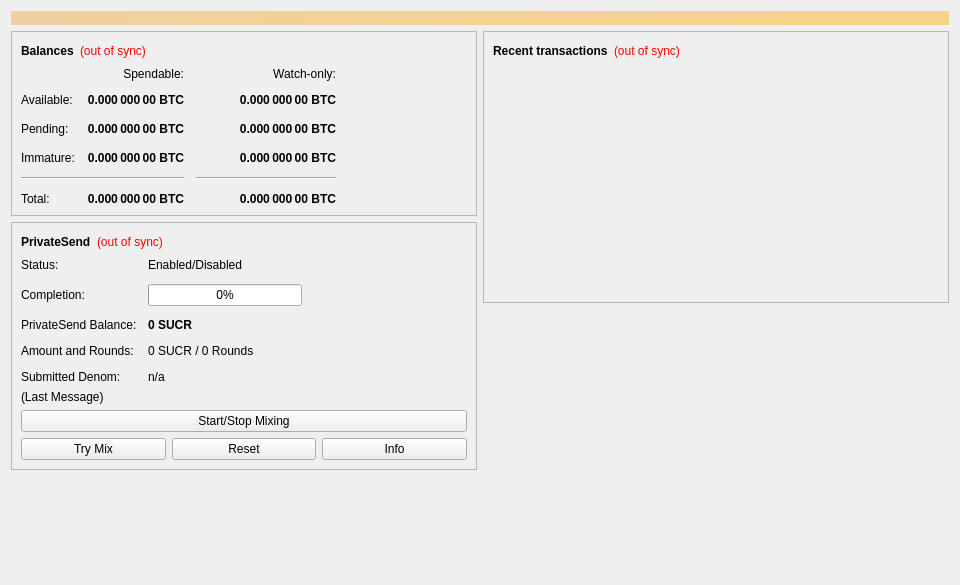
<?xml version="1.0" encoding="UTF-8"?>
<ui version="4.0">
 <class>OverviewPage</class>
 <widget class="QWidget" name="OverviewPage">
  <property name="geometry">
   <rect>
    <x>0</x>
    <y>0</y>
    <width>960</width>
    <height>585</height>
   </rect>
  </property>
  <property name="minimumSize">
   <size>
    <width>960</width>
    <height>0</height>
   </size>
  </property>
  <property name="windowTitle">
   <string>Form</string>
  </property>
  <layout class="QVBoxLayout" name="topLayout">
   <item>
    <widget class="QLabel" name="labelAlerts">
     <property name="visible">
      <bool>false</bool>
     </property>
     <property name="styleSheet">
      <string notr="true">QLabel { background-color: qlineargradient(x1: 0, y1: 0, x2: 1, y2: 0, stop:0 #F0D0A0, stop:1 #F8D488); color:#000000; }</string>
     </property>
     <property name="wordWrap">
      <bool>true</bool>
     </property>
     <property name="margin">
      <number>3</number>
     </property>
     <property name="textInteractionFlags">
      <set>Qt::TextSelectableByMouse</set>
     </property>
    </widget>
   </item>
   <item>
    <layout class="QHBoxLayout" name="horizontalLayout" stretch="1,1">
     <item>
      <layout class="QVBoxLayout" name="verticalLayout_2">
       <item>
        <widget class="QFrame" name="frame">
         <property name="frameShape">
          <enum>QFrame::StyledPanel</enum>
         </property>
         <property name="frameShadow">
          <enum>QFrame::Raised</enum>
         </property>
         <layout class="QVBoxLayout" name="verticalLayout_4">
          <item>
           <layout class="QHBoxLayout" name="horizontalLayout_4">
            <item>
             <widget class="QLabel" name="label_5">
              <property name="font">
               <font>
                <weight>75</weight>
                <bold>true</bold>
               </font>
              </property>
              <property name="text">
               <string>Balances</string>
              </property>
             </widget>
            </item>
            <item>
             <widget class="QLabel" name="labelWalletStatus">
              <property name="toolTip">
               <string>The displayed information may be out of date. Your wallet automatically synchronizes with the Sucr network after a connection is established, but this process has not completed yet.</string>
              </property>
              <property name="styleSheet">
               <string notr="true">QLabel { color: red; }</string>
              </property>
              <property name="text">
               <string notr="true">(out of sync)</string>
              </property>
              <property name="alignment">
               <set>Qt::AlignLeading|Qt::AlignLeft|Qt::AlignVCenter</set>
              </property>
             </widget>
            </item>
            <item>
             <spacer name="horizontalSpacer_3">
              <property name="orientation">
               <enum>Qt::Horizontal</enum>
              </property>
              <property name="sizeHint" stdset="0">
               <size>
                <width>40</width>
                <height>20</height>
               </size>
              </property>
             </spacer>
            </item>
           </layout>
          </item>
          <item>
           <layout class="QGridLayout" name="gridLayout">
            <property name="spacing">
             <number>12</number>
            </property>
            <item row="2" column="2">
             <widget class="QLabel" name="labelWatchPending">
              <property name="font">
               <font>
                <weight>75</weight>
                <bold>true</bold>
               </font>
              </property>
              <property name="cursor">
               <cursorShape>IBeamCursor</cursorShape>
              </property>
              <property name="toolTip">
               <string>Unconfirmed transactions to watch-only addresses</string>
              </property>
              <property name="text">
               <string notr="true">0.000 000 00 BTC</string>
              </property>
              <property name="alignment">
               <set>Qt::AlignRight|Qt::AlignTrailing|Qt::AlignVCenter</set>
              </property>
              <property name="textInteractionFlags">
               <set>Qt::LinksAccessibleByMouse|Qt::TextSelectableByKeyboard|Qt::TextSelectableByMouse</set>
              </property>
             </widget>
            </item>
            <item row="2" column="1">
             <widget class="QLabel" name="labelUnconfirmed">
              <property name="font">
               <font>
                <weight>75</weight>
                <bold>true</bold>
               </font>
              </property>
              <property name="cursor">
               <cursorShape>IBeamCursor</cursorShape>
              </property>
              <property name="toolTip">
               <string>Total of transactions that have yet to be confirmed, and do not yet count toward the spendable balance</string>
              </property>
              <property name="text">
               <string notr="true">0.000 000 00 BTC</string>
              </property>
              <property name="alignment">
               <set>Qt::AlignRight|Qt::AlignTrailing|Qt::AlignVCenter</set>
              </property>
              <property name="textInteractionFlags">
               <set>Qt::LinksAccessibleByMouse|Qt::TextSelectableByKeyboard|Qt::TextSelectableByMouse</set>
              </property>
             </widget>
            </item>
            <item row="3" column="2">
             <widget class="QLabel" name="labelWatchImmature">
              <property name="font">
               <font>
                <weight>75</weight>
                <bold>true</bold>
               </font>
              </property>
              <property name="cursor">
               <cursorShape>IBeamCursor</cursorShape>
              </property>
              <property name="toolTip">
               <string>Mined balance in watch-only addresses that has not yet matured</string>
              </property>
              <property name="text">
               <string notr="true">0.000 000 00 BTC</string>
              </property>
              <property name="alignment">
               <set>Qt::AlignRight|Qt::AlignTrailing|Qt::AlignVCenter</set>
              </property>
              <property name="textInteractionFlags">
               <set>Qt::LinksAccessibleByMouse|Qt::TextSelectableByKeyboard|Qt::TextSelectableByMouse</set>
              </property>
             </widget>
            </item>
            <item row="4" column="0" colspan="2">
             <widget class="Line" name="lineSpendableBalance">
              <property name="orientation">
               <enum>Qt::Horizontal</enum>
              </property>
             </widget>
            </item>
            <item row="4" column="2">
             <widget class="Line" name="lineWatchBalance">
              <property name="sizePolicy">
               <sizepolicy hsizetype="Preferred" vsizetype="Fixed">
                <horstretch>0</horstretch>
                <verstretch>0</verstretch>
               </sizepolicy>
              </property>
              <property name="minimumSize">
               <size>
                <width>140</width>
                <height>0</height>
               </size>
              </property>
              <property name="orientation">
               <enum>Qt::Horizontal</enum>
              </property>
             </widget>
            </item>
            <item row="5" column="0">
             <widget class="QLabel" name="labelTotalText">
              <property name="text">
               <string>Total:</string>
              </property>
             </widget>
            </item>
            <item row="3" column="1">
             <widget class="QLabel" name="labelImmature">
              <property name="font">
               <font>
                <weight>75</weight>
                <bold>true</bold>
               </font>
              </property>
              <property name="cursor">
               <cursorShape>IBeamCursor</cursorShape>
              </property>
              <property name="toolTip">
               <string>Mined balance that has not yet matured</string>
              </property>
              <property name="text">
               <string notr="true">0.000 000 00 BTC</string>
              </property>
              <property name="alignment">
               <set>Qt::AlignRight|Qt::AlignTrailing|Qt::AlignVCenter</set>
              </property>
              <property name="textInteractionFlags">
               <set>Qt::LinksAccessibleByMouse|Qt::TextSelectableByKeyboard|Qt::TextSelectableByMouse</set>
              </property>
             </widget>
            </item>
            <item row="2" column="3">
             <spacer name="horizontalSpacer_2">
              <property name="orientation">
               <enum>Qt::Horizontal</enum>
              </property>
              <property name="sizeHint" stdset="0">
               <size>
                <width>40</width>
                <height>20</height>
               </size>
              </property>
             </spacer>
            </item>
            <item row="3" column="0">
             <widget class="QLabel" name="labelImmatureText">
              <property name="text">
               <string>Immature:</string>
              </property>
             </widget>
            </item>
            <item row="5" column="1">
             <widget class="QLabel" name="labelTotal">
              <property name="font">
               <font>
                <weight>75</weight>
                <bold>true</bold>
               </font>
              </property>
              <property name="cursor">
               <cursorShape>IBeamCursor</cursorShape>
              </property>
              <property name="toolTip">
               <string>Your current total balance</string>
              </property>
              <property name="text">
               <string notr="true">0.000 000 00 BTC</string>
              </property>
              <property name="alignment">
               <set>Qt::AlignRight|Qt::AlignTrailing|Qt::AlignVCenter</set>
              </property>
              <property name="textInteractionFlags">
               <set>Qt::LinksAccessibleByMouse|Qt::TextSelectableByKeyboard|Qt::TextSelectableByMouse</set>
              </property>
             </widget>
            </item>
            <item row="5" column="2">
             <widget class="QLabel" name="labelWatchTotal">
              <property name="font">
               <font>
                <weight>75</weight>
                <bold>true</bold>
               </font>
              </property>
              <property name="cursor">
               <cursorShape>IBeamCursor</cursorShape>
              </property>
              <property name="toolTip">
               <string>Current total balance in watch-only addresses</string>
              </property>
              <property name="text">
               <string notr="true">0.000 000 00 BTC</string>
              </property>
              <property name="alignment">
               <set>Qt::AlignRight|Qt::AlignTrailing|Qt::AlignVCenter</set>
              </property>
              <property name="textInteractionFlags">
               <set>Qt::LinksAccessibleByMouse|Qt::TextSelectableByKeyboard|Qt::TextSelectableByMouse</set>
              </property>
             </widget>
            </item>
            <item row="0" column="2">
             <widget class="QLabel" name="labelWatchonly">
              <property name="text">
               <string>Watch-only:</string>
              </property>
              <property name="alignment">
               <set>Qt::AlignRight|Qt::AlignTrailing|Qt::AlignVCenter</set>
              </property>
             </widget>
            </item>
            <item row="1" column="0">
             <widget class="QLabel" name="labelBalanceText">
              <property name="text">
               <string>Available:</string>
              </property>
             </widget>
            </item>
            <item row="1" column="1">
             <widget class="QLabel" name="labelBalance">
              <property name="font">
               <font>
                <weight>75</weight>
                <bold>true</bold>
               </font>
              </property>
              <property name="cursor">
               <cursorShape>IBeamCursor</cursorShape>
              </property>
              <property name="toolTip">
               <string>Your current spendable balance</string>
              </property>
              <property name="text">
               <string notr="true">0.000 000 00 BTC</string>
              </property>
              <property name="alignment">
               <set>Qt::AlignRight|Qt::AlignTrailing|Qt::AlignVCenter</set>
              </property>
              <property name="textInteractionFlags">
               <set>Qt::LinksAccessibleByMouse|Qt::TextSelectableByKeyboard|Qt::TextSelectableByMouse</set>
              </property>
             </widget>
            </item>
            <item row="1" column="2">
             <widget class="QLabel" name="labelWatchAvailable">
              <property name="font">
               <font>
                <weight>75</weight>
                <bold>true</bold>
               </font>
              </property>
              <property name="cursor">
               <cursorShape>IBeamCursor</cursorShape>
              </property>
              <property name="toolTip">
               <string>Your current balance in watch-only addresses</string>
              </property>
              <property name="text">
               <string notr="true">0.000 000 00 BTC</string>
              </property>
              <property name="alignment">
               <set>Qt::AlignRight|Qt::AlignTrailing|Qt::AlignVCenter</set>
              </property>
              <property name="textInteractionFlags">
               <set>Qt::LinksAccessibleByMouse|Qt::TextSelectableByKeyboard|Qt::TextSelectableByMouse</set>
              </property>
             </widget>
            </item>
            <item row="2" column="0">
             <widget class="QLabel" name="labelPendingText">
              <property name="text">
               <string>Pending:</string>
              </property>
             </widget>
            </item>
            <item row="0" column="1">
             <widget class="QLabel" name="labelSpendable">
              <property name="text">
               <string>Spendable:</string>
              </property>
              <property name="alignment">
               <set>Qt::AlignRight|Qt::AlignTrailing|Qt::AlignVCenter</set>
              </property>
             </widget>
            </item>
           </layout>
          </item>
         </layout>
        </widget>
       </item>
       <item>
        <widget class="QFrame" name="framePrivateSend">
         <property name="layoutDirection">
          <enum>Qt::LeftToRight</enum>
         </property>
         <property name="frameShape">
          <enum>QFrame::StyledPanel</enum>
         </property>
         <property name="frameShadow">
          <enum>QFrame::Raised</enum>
         </property>
         <layout class="QVBoxLayout" name="VerticalLayout_PS1">
          <item>
           <layout class="QHBoxLayout" name="horizontalLayout_5">
            <item>
             <widget class="QLabel" name="labelPrivateSendHeader">
              <property name="font">
               <font>
                <weight>75</weight>
                <bold>true</bold>
               </font>
              </property>
              <property name="text">
               <string>PrivateSend</string>
              </property>
             </widget>
            </item>
            <item>
             <widget class="QLabel" name="labelPrivateSendSyncStatus">
              <property name="toolTip">
               <string>The displayed information may be out of date. Your wallet automatically synchronizes with the Sucr network after a connection is established, but this process has not completed yet.</string>
              </property>
              <property name="styleSheet">
               <string notr="true">QLabel { color: red; }</string>
              </property>
              <property name="text">
               <string notr="true">(out of sync)</string>
              </property>
              <property name="alignment">
               <set>Qt::AlignLeading|Qt::AlignLeft|Qt::AlignVCenter</set>
              </property>
             </widget>
            </item>
            <item>
             <spacer name="horizontalSpacer_4">
              <property name="orientation">
               <enum>Qt::Horizontal</enum>
              </property>
              <property name="sizeHint" stdset="0">
               <size>
                <width>40</width>
                <height>20</height>
               </size>
              </property>
             </spacer>
            </item>
           </layout>
          </item>
          <item>
           <layout class="QFormLayout" name="privateSendFormLayout">
            <property name="fieldGrowthPolicy">
             <enum>QFormLayout::AllNonFixedFieldsGrow</enum>
            </property>
            <property name="horizontalSpacing">
             <number>11</number>
            </property>
            <property name="verticalSpacing">
             <number>12</number>
            </property>
            <item row="0" column="0">
             <widget class="QLabel" name="labelPrivateSendEnabledText">
              <property name="text">
               <string>Status:</string>
              </property>
             </widget>
            </item>
            <item row="0" column="1">
             <widget class="QLabel" name="labelPrivateSendEnabled">
              <property name="text">
               <string>Enabled/Disabled</string>
              </property>
             </widget>
            </item>
            <item row="1" column="0">
             <widget class="QLabel" name="labelCompletitionText">
              <property name="text">
               <string>Completion:</string>
              </property>
             </widget>
            </item>
            <item row="1" column="1">
             <widget class="QProgressBar" name="privateSendProgress">
              <property name="maximumSize">
               <size>
                <width>154</width>
                <height>16777215</height>
               </size>
              </property>
              <property name="value">
               <number>0</number>
              </property>
             </widget>
            </item>
            <item row="2" column="0">
             <widget class="QLabel" name="labelAnonymizedText">
              <property name="text">
               <string>PrivateSend Balance:</string>
              </property>
             </widget>
            </item>
            <item row="2" column="1">
             <widget class="QLabel" name="labelAnonymized">
              <property name="font">
               <font>
                <weight>75</weight>
                <bold>true</bold>
               </font>
              </property>
              <property name="text">
               <string notr="true">0 SUCR</string>
              </property>
             </widget>
            </item>
            <item row="3" column="0">
             <widget class="QLabel" name="labelAmountAndRoundsText">
              <property name="text">
               <string>Amount and Rounds:</string>
              </property>
             </widget>
            </item>
            <item row="3" column="1">
             <widget class="QLabel" name="labelAmountRounds">
              <property name="text">
               <string>0 SUCR / 0 Rounds</string>
              </property>
             </widget>
            </item>
            <item row="4" column="0">
             <widget class="QLabel" name="labelSubmittedDenomText">
              <property name="text">
               <string>Submitted Denom:</string>
              </property>
             </widget>
            </item>
            <item row="4" column="1">
             <widget class="QLabel" name="labelSubmittedDenom">
              <property name="toolTip">
               <string>The denominations you submitted to the Masternode.&lt;br&gt;To mix, other users must submit the exact same denominations.</string>
              </property>
              <property name="text">
               <string>n/a</string>
              </property>
             </widget>
            </item>
           </layout>
          </item>
          <item>
           <layout class="QVBoxLayout" name="VerticalLayout_PS">
            <item>
             <widget class="QLabel" name="labelPrivateSendLastMessage">
              <property name="text">
               <string>(Last Message)</string>
              </property>
              <property name="alignment">
               <set>Qt::AlignLeading|Qt::AlignLeft|Qt::AlignTop</set>
              </property>
              <property name="wordWrap">
               <bool>true</bool>
              </property>
             </widget>
            </item>
            <item>
             <widget class="QPushButton" name="togglePrivateSend">
              <property name="sizePolicy">
               <sizepolicy hsizetype="MinimumExpanding" vsizetype="Fixed">
                <horstretch>0</horstretch>
                <verstretch>0</verstretch>
               </sizepolicy>
              </property>
              <property name="text">
               <string>Start/Stop Mixing</string>
              </property>
             </widget>
            </item>
            <item>
             <layout class="QHBoxLayout" name="horizontalLayout_debugbuttons">
              <item>
               <widget class="QPushButton" name="privateSendAuto">
                <property name="sizePolicy">
                 <sizepolicy hsizetype="MinimumExpanding" vsizetype="Fixed">
                  <horstretch>0</horstretch>
                  <verstretch>0</verstretch>
                 </sizepolicy>
                </property>
                <property name="toolTip">
                 <string>Try to manually submit a PrivateSend request.</string>
                </property>
                <property name="text">
                 <string>Try Mix</string>
                </property>
               </widget>
              </item>
              <item>
               <widget class="QPushButton" name="privateSendReset">
                <property name="sizePolicy">
                 <sizepolicy hsizetype="MinimumExpanding" vsizetype="Fixed">
                  <horstretch>0</horstretch>
                  <verstretch>0</verstretch>
                 </sizepolicy>
                </property>
                <property name="toolTip">
                 <string>Reset the current status of PrivateSend (can interrupt PrivateSend if it's in the process of Mixing, which can cost you money!)</string>
                </property>
                <property name="autoFillBackground">
                 <bool>false</bool>
                </property>
                <property name="text">
                 <string>Reset</string>
                </property>
               </widget>
              </item>
              <item>
               <widget class="QPushButton" name="privateSendInfo">
                <property name="sizePolicy">
                 <sizepolicy hsizetype="MinimumExpanding" vsizetype="Fixed">
                  <horstretch>0</horstretch>
                  <verstretch>0</verstretch>
                 </sizepolicy>
                </property>
                <property name="toolTip">
                 <string>Information about PrivateSend and Mixing</string>
                </property>
                <property name="text">
                 <string>Info</string>
                </property>
               </widget>
              </item>
             </layout>
            </item>
           </layout>
          </item>
         </layout>
        </widget>
       </item>
       <item>
        <spacer name="verticalSpacer">
         <property name="orientation">
          <enum>Qt::Vertical</enum>
         </property>
         <property name="sizeHint" stdset="0">
          <size>
           <width>20</width>
           <height>40</height>
          </size>
         </property>
        </spacer>
       </item>
      </layout>
     </item>
     <item>
      <layout class="QVBoxLayout" name="verticalLayout_3">
       <item>
        <widget class="QFrame" name="frame_2">
         <property name="frameShape">
          <enum>QFrame::StyledPanel</enum>
         </property>
         <property name="frameShadow">
          <enum>QFrame::Raised</enum>
         </property>
         <layout class="QVBoxLayout" name="verticalLayout">
          <item>
           <layout class="QHBoxLayout" name="horizontalLayout_2">
            <item>
             <widget class="QLabel" name="label_4">
              <property name="font">
               <font>
                <weight>75</weight>
                <bold>true</bold>
               </font>
              </property>
              <property name="text">
               <string>Recent transactions</string>
              </property>
             </widget>
            </item>
            <item>
             <widget class="QLabel" name="labelTransactionsStatus">
              <property name="toolTip">
               <string>The displayed information may be out of date. Your wallet automatically synchronizes with the Sucr network after a connection is established, but this process has not completed yet.</string>
              </property>
              <property name="styleSheet">
               <string notr="true">QLabel { color: red; }</string>
              </property>
              <property name="text">
               <string notr="true">(out of sync)</string>
              </property>
              <property name="alignment">
               <set>Qt::AlignLeading|Qt::AlignLeft|Qt::AlignVCenter</set>
              </property>
             </widget>
            </item>
            <item>
             <spacer name="horizontalSpacer">
              <property name="orientation">
               <enum>Qt::Horizontal</enum>
              </property>
              <property name="sizeHint" stdset="0">
               <size>
                <width>40</width>
                <height>20</height>
               </size>
              </property>
             </spacer>
            </item>
           </layout>
          </item>
          <item>
           <widget class="QListView" name="listTransactions">
            <property name="styleSheet">
             <string notr="true">QListView { background: transparent; }</string>
            </property>
            <property name="frameShape">
             <enum>QFrame::NoFrame</enum>
            </property>
            <property name="verticalScrollBarPolicy">
             <enum>Qt::ScrollBarAlwaysOff</enum>
            </property>
            <property name="horizontalScrollBarPolicy">
             <enum>Qt::ScrollBarAlwaysOff</enum>
            </property>
            <property name="selectionMode">
             <enum>QAbstractItemView::NoSelection</enum>
            </property>
           </widget>
          </item>
         </layout>
        </widget>
       </item>
       <item>
        <spacer name="verticalSpacer_2">
         <property name="orientation">
          <enum>Qt::Vertical</enum>
         </property>
         <property name="sizeHint" stdset="0">
          <size>
           <width>20</width>
           <height>40</height>
          </size>
         </property>
        </spacer>
       </item>
      </layout>
     </item>
    </layout>
   </item>
  </layout>
 </widget>
 <resources/>
 <connections/>
</ui>
